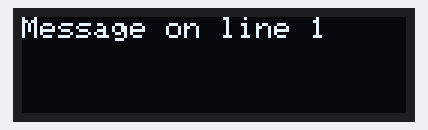
Simulated run of this sketch. Board: Arduino Uno, built with avr-gcc and run on an emulated ATmega328P. On the bench: 128×32 one-colour display. The display library's start-up logo is not drawn.

Above: at 0.1 s.
At 2.2 s:
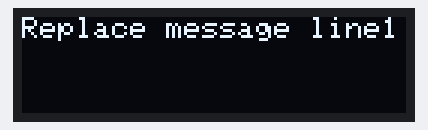
At 6.3 s:
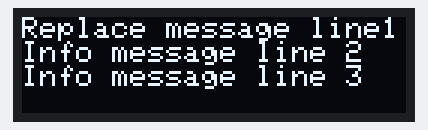
At 13.5 s:
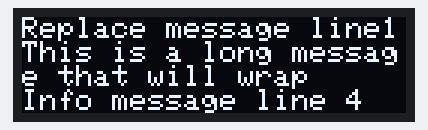
At 31.0 s:
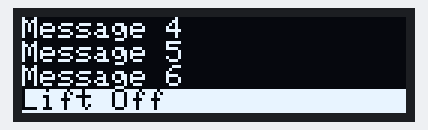
At 34.2 s:
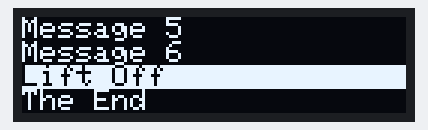

The sketch:

OLEDTest.ino
```cpp
#include "OLED.h"

// Adafruit_SSD1306 display(SCREEN_WIDTH, SCREEN_HEIGHT, &Wire, OLED_RESET);

void setup()
{
  Wire.begin();
  String test;
  OLEDinit();

  OLEDmsg("Message on line 1 "); // Defaults to line 1

  test = "Replace message line1";

  delay(2000);
  OLEDmsg(test);

  test = "Info message line 2";

  delay(2000);
  OLEDmsg(test, 2);

    test = "Info message line 3";

  delay(2000);
  OLEDmsg(test, 3);

  test = "Info message line 4";

  delay(2000);

  OLEDmsg(test, 4);
  delay(2000);
    OLEDerrorMsg("Error message", 2);

  test = "This is a long message that will wrap";
  delay(3000);
  OLEDmsgMultiLine(test,2);
  delay(3000);
  OLEDclearAll();

  OLEDrotate("Message 0",INFO);
  delay(1000);
  OLEDrotate("Message 1",INFO);
  delay(1000);
  OLEDrotate("Error 2",ERROR);
  delay(1000);
  OLEDrotate("Message 3",INFO);
  delay(1000);
  OLEDrotate("Message 4",INFO);
  delay(1000);
    OLEDrotate("Message 5",INFO);
  delay(1000);
    OLEDrotate("Message 6",INFO);
  delay(1000);
  for( int i = 5; i>=0; i--)
   { OLEDmsg(String(i), bottomLine);
    delay(1000);}

  OLEDrotate("Lift Off ",ERROR);
  delay(3000);
  OLEDrotate("The End",INFO);
  delay(3000);

}

void loop()
{
}
```

OLED.h
```cpp
#include "Wire.h"

#include <Adafruit_SSD1306.h>
#include <Adafruit_GFX.h> //for progress bar

// adafruit oled stuff:
//  4 lines by 21 characters
#define SCREEN_WIDTH 128    // OLED display width, in pixels
#define SCREEN_HEIGHT 32    // OLED display height, in pixels
#define OLED_RESET -1       // Reset pin # (or -1 if sharing Arduino reset pin)
#define SCREEN_ADDRESS 0x3C ///< See datasheet for Address; 0x3D for 128x64, 0x3C for 128x32

Adafruit_SSD1306 display(SCREEN_WIDTH, SCREEN_HEIGHT, &Wire, OLED_RESET);
bool OLEDnotWorking = false;

void OLEDclearAll()
{
  if (OLEDnotWorking)
    return;
  display.fillRect(0, 0, SCREEN_WIDTH, SCREEN_HEIGHT, SSD1306_BLACK); // fill the screen with black
  display.display();
}

void OLEDclearLine(int line)
{ // There are 4 lines numbered 1-4
  if (OLEDnotWorking)
    return;
  int lin = line - 1;
  display.fillRect(0, 8 * lin, SCREEN_WIDTH, 8, SSD1306_BLACK); // Overwrite the line at y = 10*line, height = 8
  display.display();
}

void OLEDmsg(String msg)
{ // Writes a message on line 1
  if (OLEDnotWorking)
    return;
  OLEDclearAll();
  display.setCursor(0, 0);
  display.clearDisplay();
  display.setTextSize(1);
  display.setTextColor(SSD1306_WHITE);
  display.display();
  // String message = msg.substring(0, 21);
  display.print(msg);
  display.display();
}

void OLEDmsg(String msg, int line)
{ // Writes a message on line specified by the argument
  // That line will be cleared
  // The message is limited to 21 characters (full line)
  if (OLEDnotWorking)
    return;
  OLEDclearLine(line);
  int lin = line - 1;
  display.setCursor(0, lin * 8);

  display.setTextSize(1);
  display.setTextColor(SSD1306_WHITE);
  display.display();
  String message = msg.substring(0, 21);
  display.print(message);
  display.display();
}

void OLEDerrorMsg(String msg, int line)
{ // Writes an error message on line specified by the argument
  // That line will be cleared and changed to white background
  // The message is limited to 21 characters (full line)
  if (OLEDnotWorking)
    return;
  int lin = line - 1;
  display.fillRect(0, 8 * lin, SCREEN_WIDTH, 8, SSD1306_WHITE); // Overwrite the line at y = 10*line, height = 8
  display.display();
  display.setCursor(0, lin * 8);

  display.setTextSize(1);
  display.setTextColor(SSD1306_BLACK);
  display.display();
  String message = msg.substring(0, 21);
  display.print(message);
  display.display();
}

void OLEDmsgMultiLine(String msg, int startLine)
{ // Writes a multiline message starting at line 1
  // The message automatically wraps to the next line
  // The bottom line does not wrap to the top.
  if (OLEDnotWorking)
    return;
  int numLines = msg.length() / 21;
  int remainder = msg.length() - numLines * 21;
  if (remainder > 0)
    numLines++;
  for (int i = startLine; i < startLine + numLines; i++)
  {
    OLEDclearLine(i);
    int iChar = i - startLine;
    OLEDmsg(msg.substring(iChar * 21, (iChar + 1) * 21), i);
  }
}

// Data for rotating messages
char lineArray[4][22] = {"                     ", "                     ", "                     ", "                     "};
enum MessageType
{
  ERROR,
  INFO
};
MessageType lineArrayType[4] = {INFO, INFO, INFO, INFO};
int bottomLine = 0; // Bottom Line of rotating display

void OLEDrotate(String msg, MessageType type)
{ // Manages and displays the information for a 4 line rotating display
  // Only works with single line messages of less than 21 characters
  // MessageType is either ERROR or INFO

  if (OLEDnotWorking)
    return;

  if (bottomLine > 3)
  {
    bottomLine = 3;
    Serial.println(" ");
    // move existing lines up one
    for (int i = 0; i < bottomLine; i++)
    {
      strcpy(lineArray[i], lineArray[i + 1]);
      lineArrayType[i] = lineArrayType[i + 1];
    }
  }
  // Copy the first 21 characters of the String object into the 2nd element of the array
  msg.substring(0, 21).toCharArray(lineArray[bottomLine], 22);
  lineArrayType[bottomLine] = type;

  for (int i = 0; i < 4; i++)
  {
    if (lineArrayType[i] == INFO)
    {
      OLEDmsg(String(lineArray[i]), i + 1);
    }
    else
    {
      OLEDerrorMsg(String(lineArray[i]), i + 1);
    }
  }
  bottomLine++;
}

void OLEDinit()
{
  if (!display.begin(SSD1306_SWITCHCAPVCC, SCREEN_ADDRESS))
  {
    Serial.println(F("OLED not available or not working"));
    OLEDnotWorking = true;
  }
  OLEDclearAll();
  return;
}
```

Measured:
- what the display in image 0 shows lasts 2.0 s, from 0.1 s to 2.1 s
- what the display in image 3 shows lasts 3.0 s, from 13.4 s to 16.4 s
